Frame 1 (no input): blank canvas, image omitted
Frame 60 (no input): blank canvas, image omitted
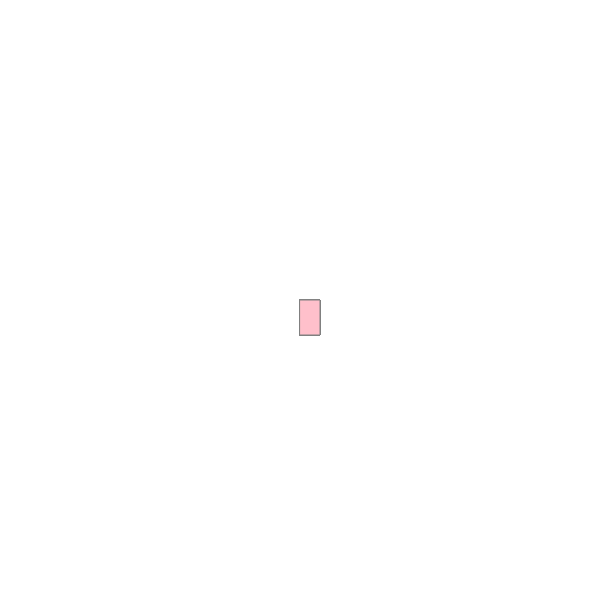
Frame 120 (the mouse pressed at the canvas centre since frame 60)

The p5.js sketch whose frames 1 and 60 were blank and that drew this single picture after the mouse press (run headless with seeded random() and noise() and a simulated clock; from frame 60 on, the mouse is pressed at the canvas centre):

// p5.js sketch
// ── sketch.js
function setup() {
    createCanvas(600, 600);
   background("white");
  }
  
  
  function draw() {
  
    stroke("Gray");
    fill("pink");
  
    //console.log(mouseIsPressed);
  
    if (mouseIsPressed) {
      rect(mouseX, mouseY, 20, 35);
    }
  }
  
